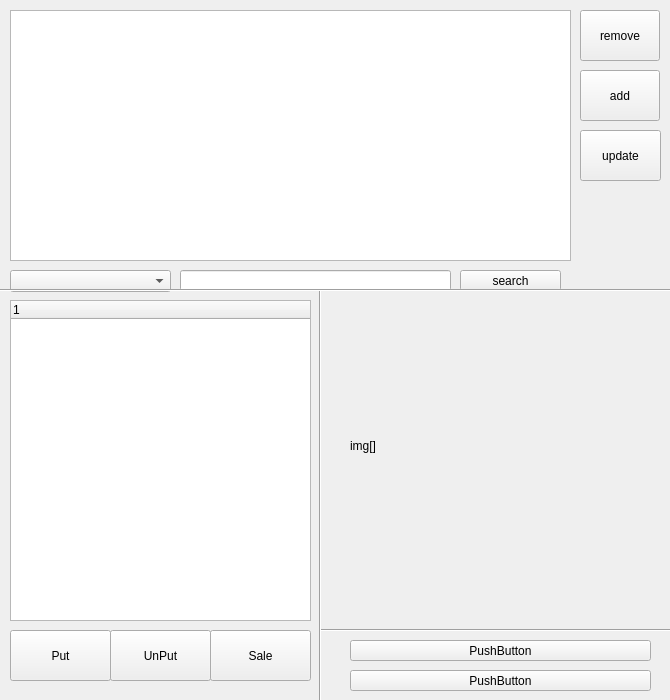
<?xml version="1.0" encoding="UTF-8"?>
<ui version="4.0">
 <class>MainWindow</class>
 <widget class="QMainWindow" name="MainWindow">
  <property name="geometry">
   <rect>
    <x>0</x>
    <y>0</y>
    <width>670</width>
    <height>700</height>
   </rect>
  </property>
  <property name="maximumSize">
   <size>
    <width>670</width>
    <height>700</height>
   </size>
  </property>
  <property name="windowTitle">
   <string>MainWindow</string>
  </property>
  <widget class="QWidget" name="centralWidget">
   <widget class="QTableView" name="tableView">
    <property name="geometry">
     <rect>
      <x>10</x>
      <y>10</y>
      <width>561</width>
      <height>251</height>
     </rect>
    </property>
   </widget>
   <widget class="QPushButton" name="removeBtn">
    <property name="geometry">
     <rect>
      <x>580</x>
      <y>10</y>
      <width>80</width>
      <height>51</height>
     </rect>
    </property>
    <property name="text">
     <string>remove</string>
    </property>
   </widget>
   <widget class="QPushButton" name="updateBtn">
    <property name="geometry">
     <rect>
      <x>580</x>
      <y>130</y>
      <width>81</width>
      <height>51</height>
     </rect>
    </property>
    <property name="text">
     <string>update</string>
    </property>
   </widget>
   <widget class="QPushButton" name="addBtn">
    <property name="geometry">
     <rect>
      <x>580</x>
      <y>70</y>
      <width>80</width>
      <height>51</height>
     </rect>
    </property>
    <property name="text">
     <string>add</string>
    </property>
   </widget>
   <widget class="QComboBox" name="searchBox">
    <property name="geometry">
     <rect>
      <x>10</x>
      <y>270</y>
      <width>161</width>
      <height>22</height>
     </rect>
    </property>
    <property name="maxCount">
     <number>8</number>
    </property>
    <property name="insertPolicy">
     <enum>QComboBox::InsertAtBottom</enum>
    </property>
    <property name="sizeAdjustPolicy">
     <enum>QComboBox::AdjustToMinimumContentsLength</enum>
    </property>
    <property name="minimumContentsLength">
     <number>0</number>
    </property>
   </widget>
   <widget class="QLineEdit" name="searchEdit">
    <property name="geometry">
     <rect>
      <x>180</x>
      <y>270</y>
      <width>271</width>
      <height>21</height>
     </rect>
    </property>
   </widget>
   <widget class="QPushButton" name="searchBtn">
    <property name="geometry">
     <rect>
      <x>460</x>
      <y>270</y>
      <width>101</width>
      <height>21</height>
     </rect>
    </property>
    <property name="text">
     <string>search</string>
    </property>
   </widget>
   <widget class="QPushButton" name="putBtn">
    <property name="geometry">
     <rect>
      <x>10</x>
      <y>630</y>
      <width>101</width>
      <height>51</height>
     </rect>
    </property>
    <property name="text">
     <string>Put</string>
    </property>
   </widget>
   <widget class="QPushButton" name="unPutBtn">
    <property name="geometry">
     <rect>
      <x>110</x>
      <y>630</y>
      <width>101</width>
      <height>51</height>
     </rect>
    </property>
    <property name="text">
     <string>UnPut</string>
    </property>
   </widget>
   <widget class="QPushButton" name="saleBtn">
    <property name="geometry">
     <rect>
      <x>210</x>
      <y>630</y>
      <width>101</width>
      <height>51</height>
     </rect>
    </property>
    <property name="text">
     <string>Sale</string>
    </property>
   </widget>
   <widget class="QPushButton" name="pushButton_8">
    <property name="geometry">
     <rect>
      <x>350</x>
      <y>670</y>
      <width>301</width>
      <height>21</height>
     </rect>
    </property>
    <property name="text">
     <string>PushButton</string>
    </property>
   </widget>
   <widget class="QPushButton" name="pushButton_9">
    <property name="geometry">
     <rect>
      <x>350</x>
      <y>640</y>
      <width>301</width>
      <height>21</height>
     </rect>
    </property>
    <property name="text">
     <string>PushButton</string>
    </property>
   </widget>
   <widget class="QLabel" name="imgSlot">
    <property name="geometry">
     <rect>
      <x>350</x>
      <y>330</y>
      <width>300</width>
      <height>231</height>
     </rect>
    </property>
    <property name="maximumSize">
     <size>
      <width>300</width>
      <height>250</height>
     </size>
    </property>
    <property name="text">
     <string>img[]</string>
    </property>
   </widget>
   <widget class="Line" name="line">
    <property name="geometry">
     <rect>
      <x>320</x>
      <y>620</y>
      <width>351</width>
      <height>20</height>
     </rect>
    </property>
    <property name="orientation">
     <enum>Qt::Horizontal</enum>
    </property>
   </widget>
   <widget class="Line" name="line_2">
    <property name="geometry">
     <rect>
      <x>310</x>
      <y>290</y>
      <width>20</width>
      <height>411</height>
     </rect>
    </property>
    <property name="orientation">
     <enum>Qt::Vertical</enum>
    </property>
   </widget>
   <widget class="Line" name="line_3">
    <property name="geometry">
     <rect>
      <x>0</x>
      <y>280</y>
      <width>681</width>
      <height>20</height>
     </rect>
    </property>
    <property name="orientation">
     <enum>Qt::Horizontal</enum>
    </property>
   </widget>
   <widget class="QTreeWidget" name="treeWidget">
    <property name="geometry">
     <rect>
      <x>10</x>
      <y>300</y>
      <width>301</width>
      <height>321</height>
     </rect>
    </property>
    <column>
     <property name="text">
      <string notr="true">1</string>
     </property>
    </column>
   </widget>
   <widget class="QLabel" name="nameTravel">
    <property name="geometry">
     <rect>
      <x>350</x>
      <y>300</y>
      <width>301</width>
      <height>21</height>
     </rect>
    </property>
    <property name="text">
     <string/>
    </property>
   </widget>
   <widget class="QLabel" name="routTravel">
    <property name="geometry">
     <rect>
      <x>330</x>
      <y>570</y>
      <width>331</width>
      <height>51</height>
     </rect>
    </property>
    <property name="text">
     <string/>
    </property>
   </widget>
  </widget>
 </widget>
 <layoutdefault spacing="6" margin="11"/>
 <resources/>
 <connections/>
</ui>
